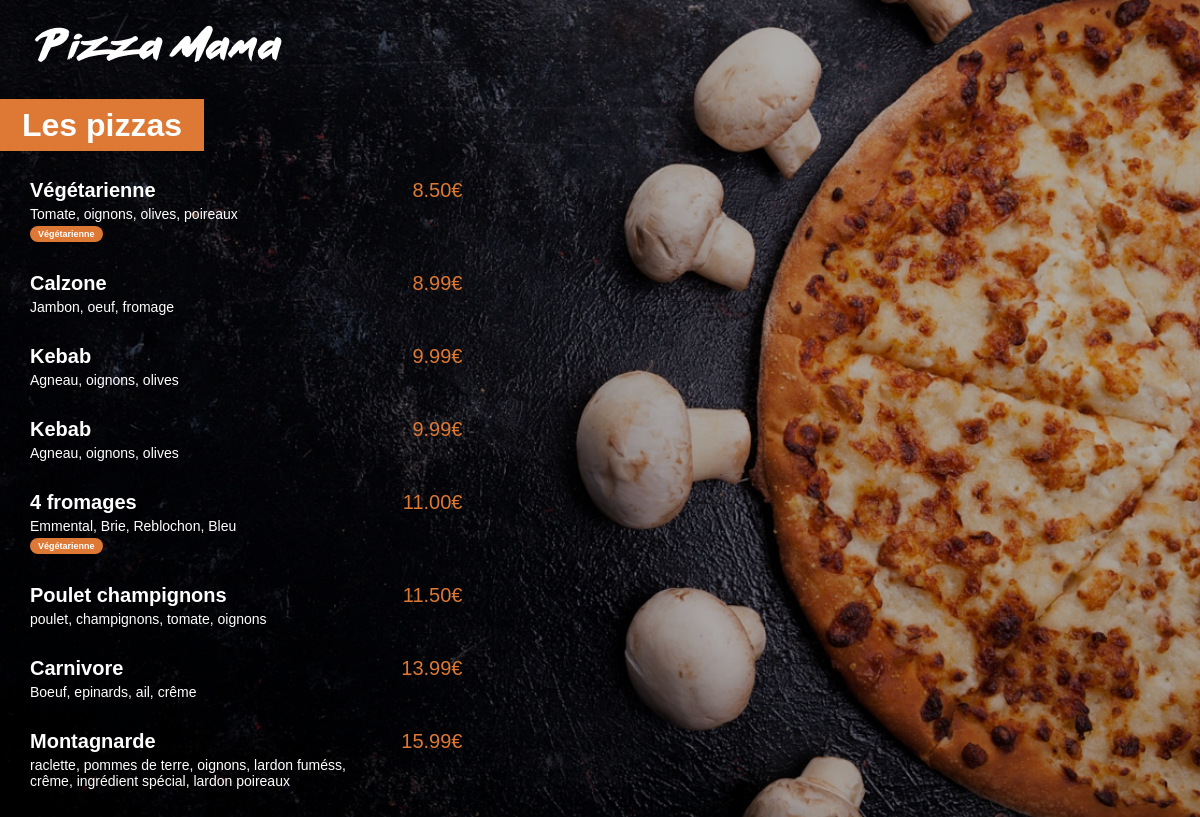
The app's page /menu/ with its own data.
### menu/models.py (models this page shows, shortened)
class Pizza(models.Model):
    nom = models.CharField(max_length=200)
    ingredients = models.CharField(max_length=400)
    prix = models.FloatField(default=0)
    vegetarienne = models.BooleanField(default=False)

### menu/views.py (the view)
# urls.py: path('', views.index, name="index"),
def index(request):
   pizzas = Pizza.objects.all().order_by('prix')
   return render(request, 'menu/index.html', {'pizzas' : pizzas})

### menu/templates/menu/index.html (shortened to what this page needs)
{% load static %}
<html lang="fr">
<head>
    <link rel="stylesheet" href="{% static 'menu/style.css' %}">
</head>
<body>
    <a href="{% url 'main:index' %}"><img id="logo" src="{% static 'menu/images/small_logo.png'%}"></a>
    <div class="menu_title">
         <h1>Les pizzas</h1>
    </div>
    <div class="menu_list">
        {% for pizza in pizzas %}
            <div class="menu_list_item">
                <span class="menu_list_title">{{pizza.nom}}</span>
                <span class="menu_list_prix">{{pizza.prix | floatformat:2}}€</span>
                <span class="menu_list_ingredients">{{pizza.ingredients}}</span>
                {% if pizza.vegetarienne %}
                    <span class="menu_list_badge">Végétarienne</span>
                {% endif %}
            </div>
        {% endfor %}
    </div>
</body>
</html>

### menu/static/menu/style.css (style rules this page uses)
body { background : linear-gradient(0deg, rgba(0, 0, 0, 0.3), rgba(0, 0, 0, 0.3)),url("images/menu_background.jpg") no-repeat center center fixed; -webkit-background-size: cover; -moz-background-size: cover; -o-background-size: cover; background-size: cover; color : white; margin : 0px; font-family : Arial; }
#logo { margin-top : 25px; margin-left : 35px; }
h1 { background-color : #DD7835; display : inline; padding: 8px 22px; }
.menu_title { margin-top : 45px; margin-bottom : 35px; }
.menu_list { margin-left: 30px; }
.menu_list_item { margin : 30px 0px; }
.menu_list_title { font-weight: bold; font-size: 20px; width : 350px; display: inline-block; }
.menu_list_prix { margin-left : 8px; font-size: 20px; color : #DD7835; display: inline-block; width : 70px; text-align : right; }
.menu_list_ingredients { margin-top: 4px; font-size: 14px; color : #C8C8C; display: block; width: 320px; }
.menu_list_badge { font-size: 9px; font-weight: bold; margin-top: 4px; display: inline-block; background-color : #DD7835; padding: 3px 8px; border-radius : 8px; }

### records on screen
Pizza: nom "Végétarienne", prix "8.50", ingredients "Tomate, oignons, olives, poireaux", vegetarienne "Végétarienne"
Pizza: nom "Calzone", prix "8.99", ingredients "Jambon, oeuf, fromage"
Pizza: nom "Kebab", prix "9.99", ingredients "Agneau, oignons, olives"
Pizza: nom "Kebab", prix "9.99", ingredients "Agneau, oignons, olives"
Pizza: nom "4 fromages", prix "11.00", ingredients "Emmental, Brie, Reblochon, Bleu", vegetarienne "Végétarienne"
Pizza: nom "Poulet champignons", prix "11.50", ingredients "poulet, champignons, tomate, oignons"
Pizza: nom "Carnivore", prix "13.99", ingredients "Boeuf, epinards, ail, crême"
Pizza: nom "Montagnarde", prix "15.99", ingredients "raclette, pommes de terre, oignons, lardon fuméss, crême, ingrédient spécial, lardon poireaux"
